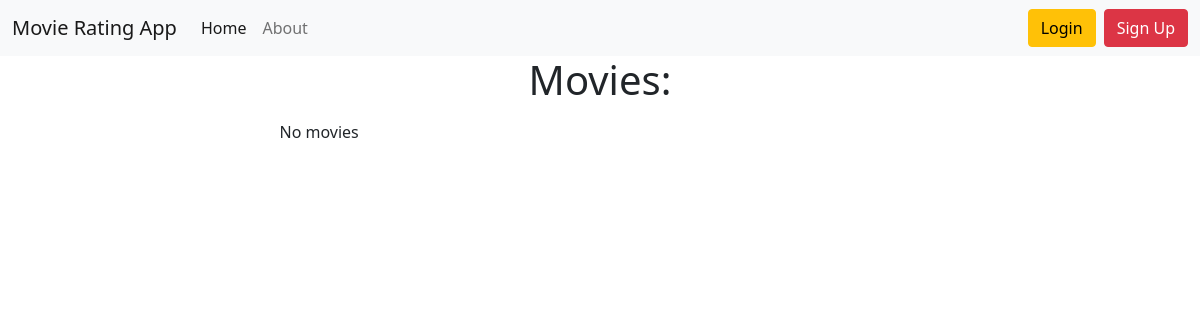
The app's page /, older data.
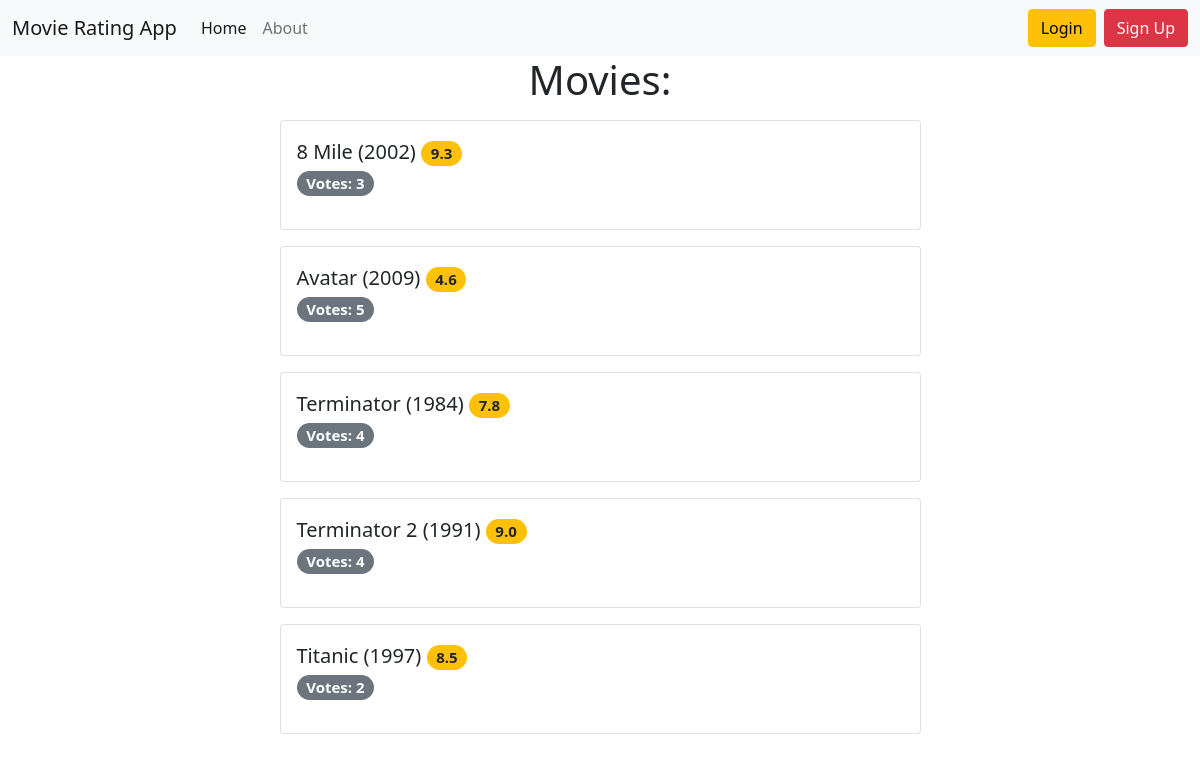
The same page, newer data.
### movie_rating/models.py (models this page shows, shortened)
class Movie(models.Model):
    title = models.CharField(max_length=55, unique=True)
    slug = models.SlugField(unique=True)
    description = models.TextField()
    year = models.PositiveSmallIntegerField()
    country = models.CharField(max_length=20)
    is_active = models.BooleanField(default=True)
    @property
    def average_rating(self):
        return self.rating.filter(is_active=True).aggregate(Avg('rating'))['rating__avg']
    @property
    def count_votes(self):
        return self.rating.filter(is_active=True).aggregate(Count('rating'))['rating__count']
    class Meta:
        ordering = ['title']

### movie_rating/views.py (the view)
# urls.py: path('', HomePage.as_view(), name="home"),
class HomePage(ListView):
    model = Movie
    template_name = 'movie_rating/home.html'
    context_object_name = 'movies'
    def get_context_data(self, *, object_list=None, **kwargs):
        context = super().get_context_data(**kwargs)
        context['title'] = 'Home page'
        return context
    def get_queryset(self):
        return Movie.objects.filter(is_active=True)

### movie_rating/templates/movie_rating/home.html (shortened to what this page needs)
{% extends 'base.html' %}
{% load static %}
{% block content %}
<h1 class="text-center mb-3">
    Movies:
</h1>
{% if movies %}
{% for movie in movies %}
<div class="card mb-3">
    <div class="card-body">
        <p class="lead">
            {{ movie.title }} ({{ movie.year }})
            <span class="badge rounded-pill bg-warning text-dark">{{ movie.average_rating|floatformat:1 }}</span>
            <br><span class="badge rounded-pill bg-secondary">Votes: {{ movie.count_votes }}</span>
        </p>
    </div>
</div>
{% empty %}
There are no movies.
{% endfor %}
{% else %}
<p>No movies</p>
{% endif %}
{% endblock %}

### templates/base.html (shortened to what this page needs)
<!DOCTYPE html>
<html lang="en">
<head>
    <link href="https://cdn.jsdelivr.net/npm/bootstrap@5.1.3/dist/css/bootstrap.min.css" rel="stylesheet"
>
</head>
<body>
<nav class="navbar navbar-expand-lg navbar-light bg-light">
    <div class="container-fluid">
        <a class="navbar-brand" href="{% url 'home' %}">Movie Rating App</a>
        <div class="collapse navbar-collapse" id="navbarNavAltMarkup">
            <div class="navbar-nav">
                <a class="nav-link active" aria-current="page" href="{% url 'home' %}">Home</a>
                <a class="nav-link" href="{% url 'about' %}">About</a>
            </div>
        </div>
        {% if request.user.is_authenticated %}
        Welcome, {{ user.username }}
        &ensp;<a class="btn btn-success" href="#" type="submit">Profile: {{ user.username }}</a>
        &ensp;<a class="btn btn-warning" href="{% url 'accounts:logout' %}" type="submit">Logout</a>
        {% else %}
        <a class="btn btn-warning" href="{% url 'accounts:login' %}" type="submit">Login</a>&ensp;
        <a class="btn btn-danger" href="{% url 'accounts:register' %}" type="submit">Sign Up</a>
        {% endif %}
    </div>
</nav>
<div class="container">
    <div class="row">
        <div class="col-md-7 m-auto">
            {% block content %}
            {% endblock %}
        </div>
    </div>
</div>
</body>
</html>

Row changes from the older to the newer data that the page shows:
added Movie: title "8 Mile", year "2002", average_rating "9.3", count_votes "3"
added Movie: title "Avatar", year "2009", average_rating "4.6", count_votes "5"
added Movie: title "Terminator", year "1984", average_rating "7.8", count_votes "4"
added Movie: title "Terminator 2", year "1991", average_rating "9.0", count_votes "4"
added Movie: title "Titanic", year "1997", average_rating "8.5", count_votes "2"
Text that changed along with them:
text no longer shown: "No movies"
